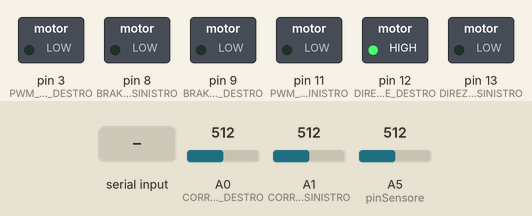
The sketch below on a simulated Arduino Uno, built with avr-gcc and run on an emulated ATmega328P. Shown: switched loads named in the sketch (green lamp = pin HIGH). The test bench sets the inputs (shaded band); at power-on: A0 (CORRENTE_MOTORE_DESTRO) = 512, A1 (CORRENTE_MOTORE_SINISTRO) = 512, A5 (pinSensore) = 512.

Above: at 15.2 s.
15.3 s: "m90\n" received over the second serial link
At 16.8 s:
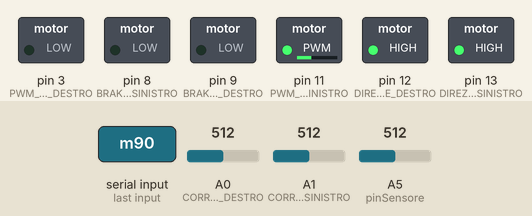
17.7 s: "m,45\n" received over the second serial link
At 19.8 s:
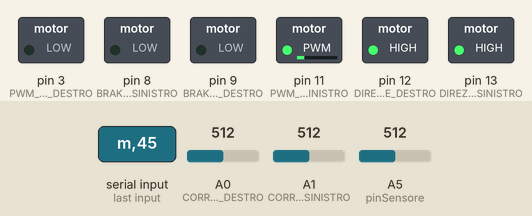
Timing chart, 0 to 21.3 s (numbered marks = the images above; inputs shaded):
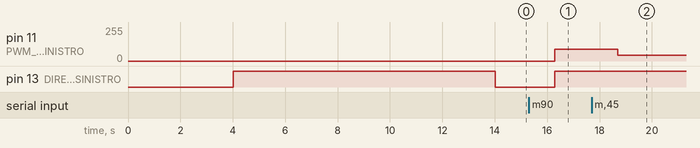

The sketch:

RobotTest5_ControllerAtattile.ino
```cpp
//COME USARE AMARINO: PER OGNI TRASMISSIONE BISOGNA INVIARE PRIMA UN BYTE DI INIZIO TRASMISSIONE, POI IL MESSAGGIO POI IL BYTE DI ACKNOWLEDGEMENT
/*
	startFlag = 18;
 	ack = 19;
 	delimiter = 59; //';' Delimita i dati inviati, tipo "A12.2;9.4;3.3"

 Questo programma legge un sensore sharp distance sul pin A5 e lo comunica via bluetooth
 TEST Robot

 /////////////////////////////////////////////////////////////////////////////////////////////
 Function	pins per Ch. A	pins per Ch. B

 Direction	D12	        D13
 PWM	        D3	        D11
 Brake	        D9	        D8
 Current Sensing	A0	        A1


 MOTORE A=MOTORE DI DESTRA!!
 MOTORE B=MOTORE DI SINISTRA!!

 NOTA: L'ALTOPARLANE NON ANDRA' CON I MOTORI ACCESI! PWM 3 e 11 occupate dal generatore di onde quadre.
 //////////////////////////////////////////////////////////////////////////////////////////////
 Formula per trasformare in centimetri i valori del sensore sharp
 sensoreDist=2076/(sensoreVal - 11);

 */


#include <SoftwareSerial.h>   //Software Serial Port
#define RxD 4
#define TxD 7

#define DIREZIONE_MOTORE_DESTRO 12
#define DIREZIONE_MOTORE_SINISTRO 13

#define PWM_MOTORE_DESTRO 3
#define PWM_MOTORE_SINISTRO 11

#define BRAKE_MOTORE_DESTRO 9
#define BRAKE_MOTORE_SINISTRO 8

#define CORRENTE_MOTORE_DESTRO A0
#define CORRENTE_MOTORE_SINISTRO A1

#define AVANTI HIGH
#define INDIETRO LOW

#define DEBUG_ENABLED  1


SoftwareSerial BlueToothSerial(RxD,TxD);

//AutoBrake si ferma da solo, autoManovra si gira anche
unsigned long controltime=500;
unsigned long currtime=0;
unsigned long oldtime=0;
int pinSensore=A5;
int sensoreVal=0;
int sensoreDist=0;
int currSensDestro=0;
int currSensSinistro=0;
boolean isInManovraFlag = false;
boolean isAutoBrakeActive=true;
boolean isAutoManovraActive=true;

void setup() {
  BlueToothSerial.begin(57600);  //Set Bluetooth BaudRate to default baud rate 57600
  pinMode(13,OUTPUT);

  //Setta i pin dei motori come output
  /////////////////////////////////////////////////////////////////////////////
  pinMode(DIREZIONE_MOTORE_DESTRO,OUTPUT);
  pinMode(DIREZIONE_MOTORE_SINISTRO,OUTPUT);

  pinMode(PWM_MOTORE_DESTRO,OUTPUT);
  pinMode(PWM_MOTORE_SINISTRO,OUTPUT);

  pinMode(BRAKE_MOTORE_DESTRO,OUTPUT);
  pinMode(BRAKE_MOTORE_SINISTRO,OUTPUT);
  /////////////////////////////////////////////////////////////////////////////

  setupBlueToothConnection();

  //HIGH = AVANTI, LOW = INDIETRO
  digitalWrite(DIREZIONE_MOTORE_DESTRO,AVANTI);
  digitalWrite(DIREZIONE_MOTORE_SINISTRO,AVANTI);
  //analogWrite(redLed, 129);
  digitalWrite(13,HIGH);
  delay(10000);
  digitalWrite(13,LOW);

}

void loop() {

  //Leggi il sensore e verifica cosa fare
  currtime=millis();
  if(currtime-oldtime>=controltime){
    oldtime=currtime;
    sensoreVal=analogRead(pinSensore);
    currSensDestro=analogRead(CORRENTE_MOTORE_DESTRO);
    currSensSinistro=analogRead(CORRENTE_MOTORE_SINISTRO);
    sensoreDist=20;//constrain(2076/(sensoreVal - 11),1,30);//SI E' ROTTO IL SENSORE!!!
    //Invia al tablet i dati
    BTSerialPrint("S"+String(sensoreDist)+";"+String(currSensDestro)+";"+String(currSensSinistro));

    if(sensoreDist<13){
      if(isAutoBrakeActive){
        muoviMotori(0,0,true);
        frenaMotori(true,true,400);
      }
      //Gira su se stesso e riparti lentamente
      if(isAutoManovraActive){
        isInManovraFlag=true;
        //imposta overrideFlag true per manovrare i motori anche se isInManovraFlag=true
        muoviMotori(192,-192,true);
        delay(1200);
        muoviMotori(0,0,true);
        frenaMotori(true,true,20);
        muoviMotori(192,192,true);
      }
    }
  }


  char rCh;
  if(BlueToothSerial.available()){//check if there's any data sent from the remote bluetooth shield
    rCh = (char)BlueToothSerial.read();
    int rval1=0;
    int rval2=0;

    switch (rCh){
      //Primo valore, motore SINISTRO, secondo valore motore DESTRO!! ordine di lettura
      case 'm':
      rval1=BlueToothSerial.parseInt();
      rval2=BlueToothSerial.parseInt();
      muoviMotori(rval2, rval1, false);
      break;


   /* case 'p':
      rval=BlueToothSerial.parseInt();
      analogWrite(PWM_MOTORE_SINISTRO,rval);
      break;*/
    }
  }
}


////////////////////////////////////////////////////////////////////////////////////////////
/*
 *Cotrolli motori
 */

//Mettere overrideFlag come true se si vuole saltare il controllo che impedisce di muoverlo se è in manovra (per esempio per usare comandi per manovrare...)
void muoviMotori(int velDestro, int velSinistro, boolean overrideFlag){
  if(!isInManovraFlag || overrideFlag){
    if(velDestro<0){
      digitalWrite(DIREZIONE_MOTORE_DESTRO,INDIETRO);
      analogWrite(PWM_MOTORE_DESTRO,abs(velDestro));
    }
    else {
      digitalWrite(DIREZIONE_MOTORE_DESTRO,AVANTI);
      analogWrite(PWM_MOTORE_DESTRO,velDestro);
    }
    if(velSinistro<0){
      digitalWrite(DIREZIONE_MOTORE_SINISTRO,INDIETRO);
      analogWrite(PWM_MOTORE_SINISTRO,abs(velSinistro));
    }
    else {
      digitalWrite(DIREZIONE_MOTORE_SINISTRO,AVANTI);
      analogWrite(PWM_MOTORE_SINISTRO,velSinistro);
    }
  }
}
//Frena i motori per
void frenaMotori(boolean frenaDestro, boolean frenaSinistro, int durata){
  if(frenaDestro){
    digitalWrite(BRAKE_MOTORE_DESTRO,HIGH);
  }

  if(frenaSinistro){
    digitalWrite(BRAKE_MOTORE_SINISTRO,HIGH);
  }

  delay(durata);

  digitalWrite(BRAKE_MOTORE_DESTRO,LOW);
  digitalWrite(BRAKE_MOTORE_SINISTRO,LOW);
}

//////////////////////////////////////////////////////////////////////////////////////////////
/*
 *Connessioni varie
 */
void setupBlueToothConnection()
{

  BlueToothSerial.print("\r\n+STWMOD=0\r\n"); //set the bluetooth work in slave mode
  BlueToothSerial.print("\r\n+STNA=SeeedBTSlave\r\n"); //set the bluetooth name as "SeeedBTSlave"
  BlueToothSerial.print("\r\n+STOAUT=1\r\n"); // Permit Paired device to connect me
  BlueToothSerial.print("\r\n+STAUTO=0\r\n"); // Auto-connection should be forbidden here
  delay(2000); // This delay is required.
  BlueToothSerial.print("\r\n+INQ=1\r\n"); //make the slave bluetooth inquirable
  BlueToothSerial.println("The slave bluetooth is inquirable!");
  delay(2000); // This delay is required.
  BlueToothSerial.flush();

}

//Print secondo il protocollo di Amarino/MeetAndroid
void BTSerialPrint(String string){
  BlueToothSerial.write(18);//startFlag = 18;
  BlueToothSerial.print(string);//Dati
  BlueToothSerial.write(19);//ack = 19;
}

void BTSerialPrint(int integer){
  BlueToothSerial.write(18);//startFlag = 18;
  BlueToothSerial.print(integer);//Dati
  BlueToothSerial.write(19);//ack = 19;
}

void BTSerialPrint(unsigned int uinteger){
  BlueToothSerial.write(18);//startFlag = 18;
  BlueToothSerial.print(uinteger);//Dati
  BlueToothSerial.write(19);//ack = 19;
}

void BTSerialPrint(long longint){
  BlueToothSerial.write(18);//startFlag = 18;
  BlueToothSerial.print(longint);//Dati
  BlueToothSerial.write(19);//ack = 19;
}

void BTSerialPrint(unsigned long ulongint){
  BlueToothSerial.write(18);//startFlag = 18;
  BlueToothSerial.print(ulongint);//Dati
  BlueToothSerial.write(19);//ack = 19;
}

void BTSerialPrint(char character){
  BlueToothSerial.write(18);//startFlag = 18;
  BlueToothSerial.print(character);//Dati
  BlueToothSerial.write(19);//ack = 19;
}
```

Measured:
- after the input at 15.3 s, pin 11 (PWM_MOTORE_SINISTRO): 0/255 → 90/255 after 1.0 s; pin 13 (DIREZIONE_MOTORE_SINISTRO): LOW → HIGH after 1.0 s
- after the input at 17.7 s, pin 11 (PWM_MOTORE_SINISTRO): 90/255 → 45/255 after 1.0 s
